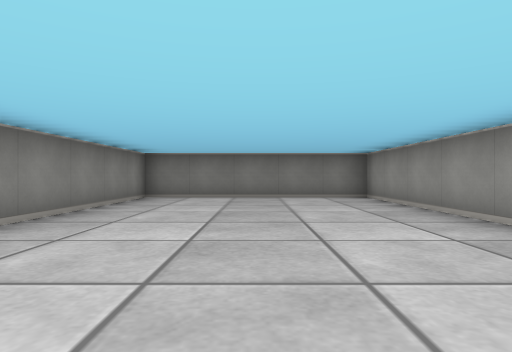
[1] (above)

16 first-person views from a walk through a cub3D maze. The camera is about half as high as the walls, looks level and sees 75° across. The floor is counted in squares. Each view is taken from the middle of a square. On the plan, view 1 faces up. The plan holds only what a view shows up to about 9 squares ahead; the rest is blank.

[2]
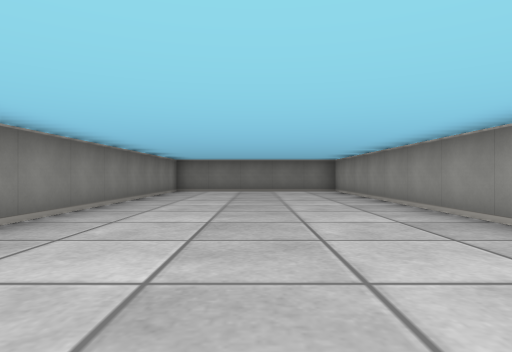

[3]
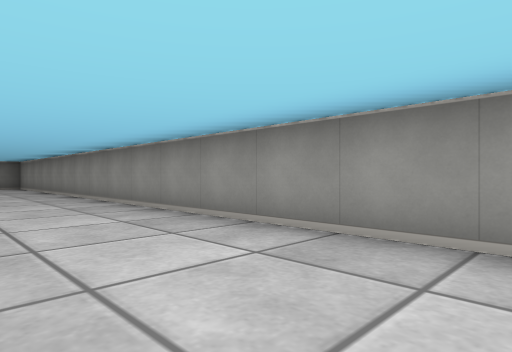

[4]
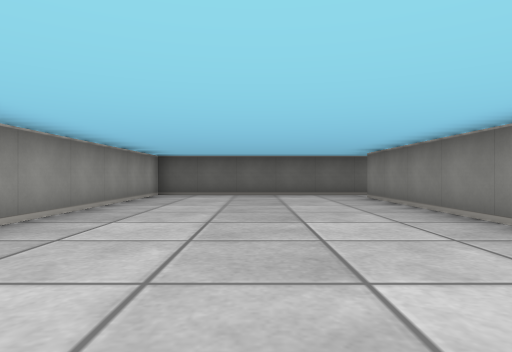

[5]
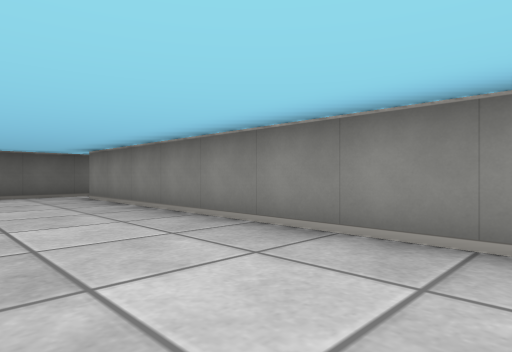

[6]
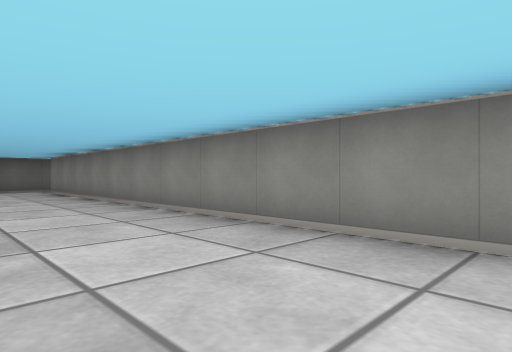

[7]
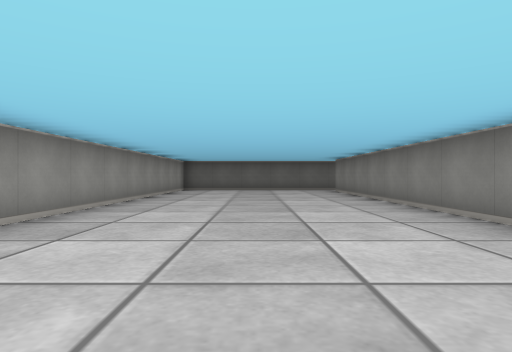

[8]
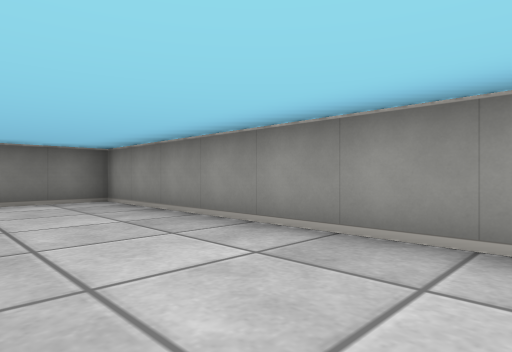

[9]
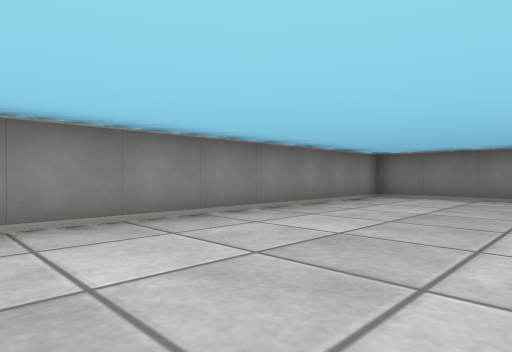

[10]
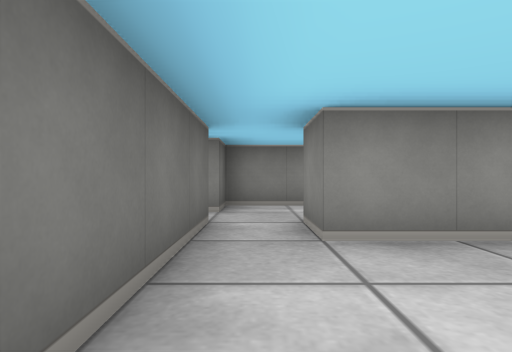

[11]
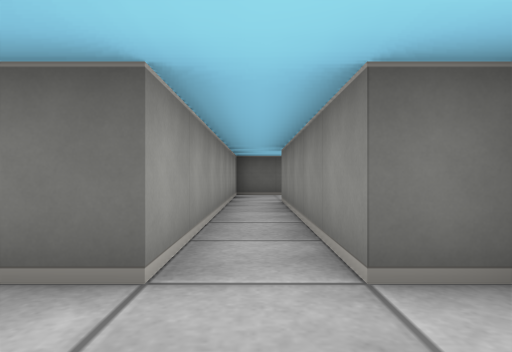

[12]
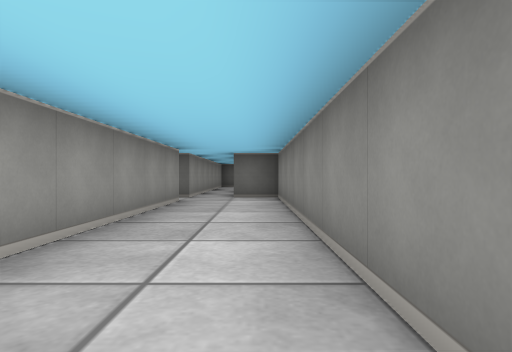

[13]
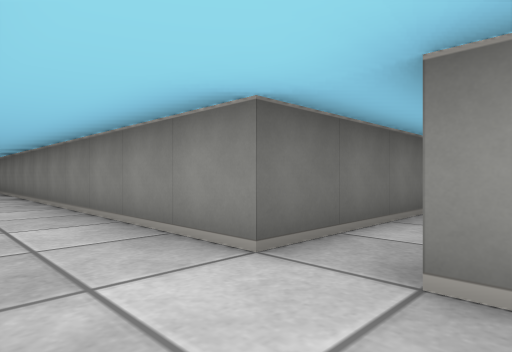

[14]
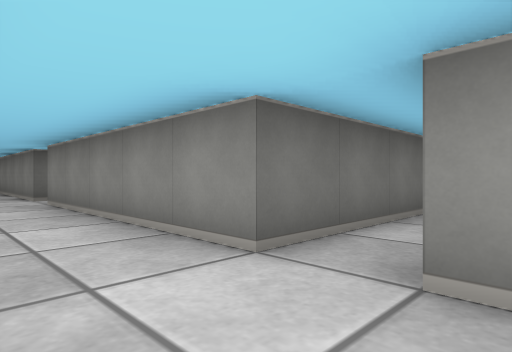

[15]
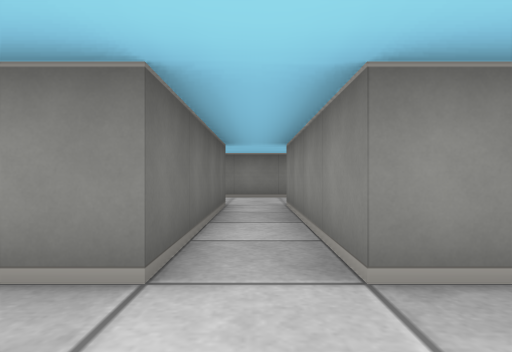

[16]
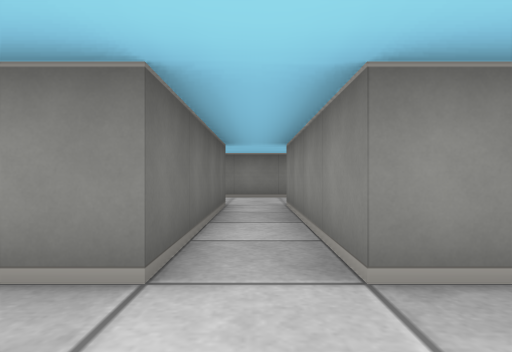

### Floor plan
Ten units are one square. View 1 is at (0, 0); x grows to the right and y downward. Boxes are objects, and circles mark ways between rooms. Rooms are numbered by the first view taken in them; rooms with no view inside come last. Other rooms are left out.
<svg viewBox="-100 -87 130 247">
<path fill="none" stroke="#000" d="M-35 105 25 105 25 -75 -25 -75 -25 95 -35 95M-95 -5 -55 -5 -55 105 -45 105 -45 154M-35 95 -35 49M-95 -65 -55 -65 -55 -15 -94 -15M-55 -82 -55 -75 -94 -75M-35 155 -35 105"/>
<circle cx="-30" cy="100" r="3" fill="#2a7"/>
<text x="0" y="20">1</text>
<text x="-50" y="10">2</text>
</svg>
Room 1 opens to room 2.

Where each view was taken, in squares from view 1:
view 1: 0 up, 0 right, facing up
view 2: 3 down, 0 right, facing up
view 3: 7 down, 0 right, facing up-right
view 4: 2 down, 0 right, facing down
view 5: 2 down, 0 right, facing down-left
view 6: 1 up, 0 right, facing down-left
view 7: 1 up, 0 right, facing down
view 8: 1 up, 0 right, facing up-right
view 9: 0 up, 1 right, facing up-left
view 10: 10 down, 0 right, facing left
view 11: 9 down, 4 left, facing down
view 12: 3 down, 5 left, facing down
view 13: 2 up, 4 left, facing down-left
view 14: 8 up, 4 left, facing down-left
view 15: 7 up, 4 left, facing left
view 16: 1 up, 4 left, facing left
